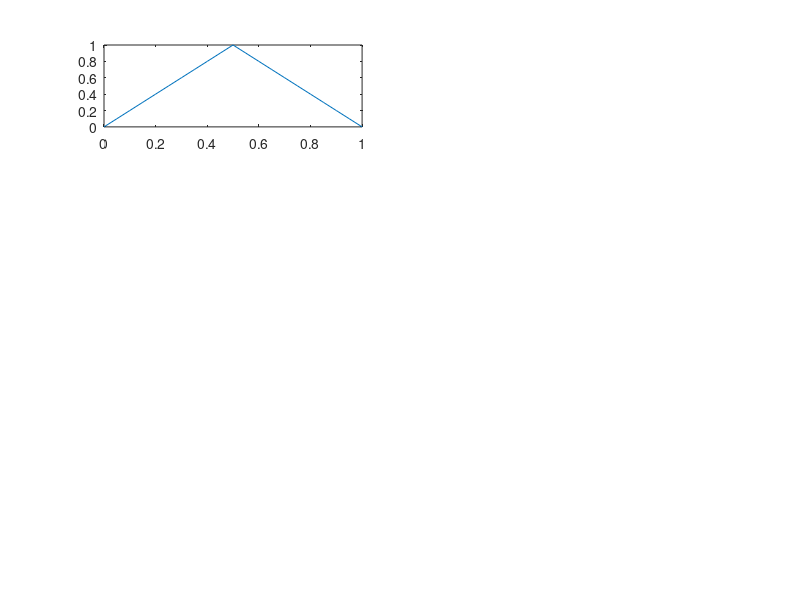

Here is the MATLAB script that generated this plot: (Note: this script raises an error after producing the figure.)
clear all;
J=20;
delta_x=1/J;
delta_t=[0.0012,0.0013];
k=[0,1,25,50];
epsilon=1e-3;
% numerical solution
for i=1:length(delta_t)
    mew=delta_t(i)/delta_x^2;
    n=0;
    stop=false;
    for j=1:J+1
        x=(j-1)*delta_x;
        if x<=1/2
            U(i,n+1,j)=2*x;
        else
            U(i,n+1,j)=2-2*x;
        end;
    end;
    while (~stop & n<100)
        n=n+1;
        for j=1:J+1
            x=(j-1)*delta_x;
            if (x==0) | (x==1)
                U(i,n+1,j)=0;
            else
                U(i,n+1,j)=U(i,n,j)+mew*(U(i,n,j+1)-2*U(i,n,j)+U(i,n,j-1));
            end;
        end;
        if max(abs(U(i,n+1,:)-U(i,n,:)))<epsilon
            stop=true;
        end;
    end;
end;
figure(1)
for mm=1:2
    for nn=1:length(k)
        subplot(length(k),2,mm+(nn-1)*2);
        plot((0:20)*delta_x,squeeze(U(mm,k(nn)+1,:)));
        title('t='+string(k(nn)*delta_t(mm))+' delta\_t='+string(delta_t(mm)));
        xlabel('x');
        ylabel('u(x,'+string(k(nn)*delta_t(mm))+')');
    end;
end;
% analytical solution
for i=1:length(delta_t)
    n=0;
    while n<100
        for ii=1:J+1
            m=1;
            UU(i,n+1,ii)=0;
            while m<=100
                am=8/(m*pi)^2*sin(m*pi/2);
                UU(i,n+1,ii)=UU(i,n+1,ii)+am*exp(-(m*pi)^2*n*delta_t(i))*sin(m*pi*(ii-1)*delta_x);
                m=m+1;
            end;
        end;
        n=n+1;
    end;
end;
figure(2)
for mm=1:2
    for nn=1:length(k)
        subplot(length(k),2,mm+(nn-1)*2);
        plot((0:20)*delta_x,squeeze(UU(mm,k(nn)+1,:)));
        title('t='+string(k(nn)*delta_t(mm))+' delta\_t='+string(delta_t(mm)));
        xlabel('x');
        ylabel('u(x,'+string(k(nn)*delta_t(mm))+')');
    end;
end;
    
        
    
    